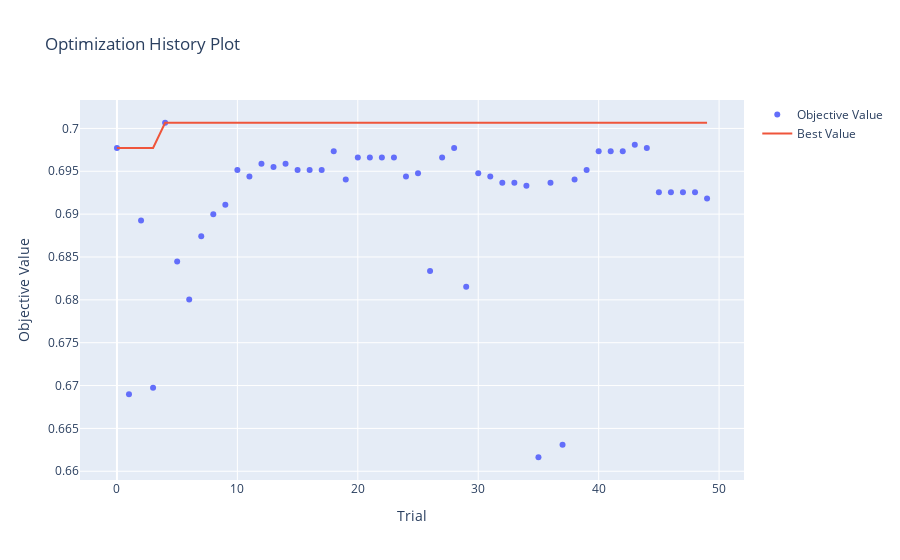
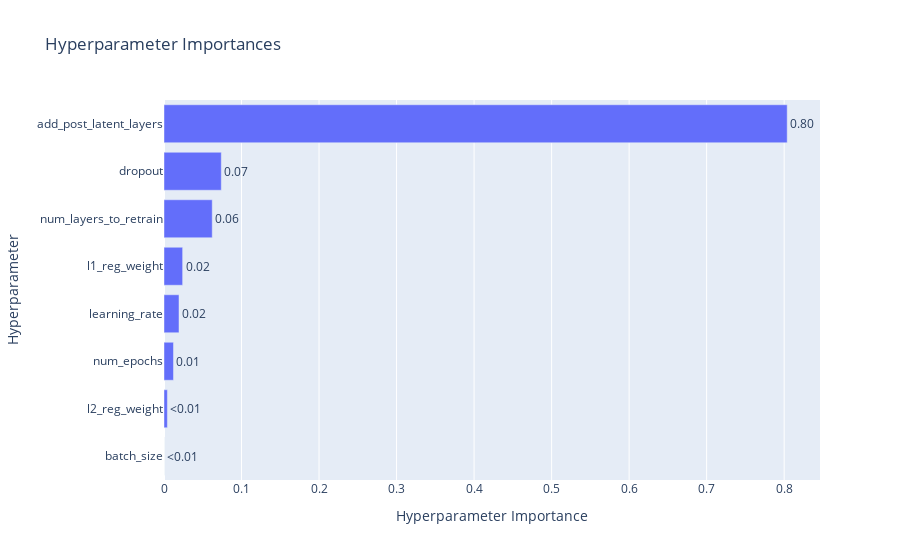

Notebook code for these charts, in order:
### Code cell
# Optionally, visualize the optimization history
try:
    import optuna.visualization as vis
    vis.plot_optimization_history(study).show()
    vis.plot_param_importances(study).show()
except ImportError:
    print("Optuna visualization is not available. Install optuna[visualization] for plotting.")

### Figure 1 — Plotly figure (JSON) as saved in the notebook; plotly's stock layout.template omitted (floating-point values rounded to 4 significant figures)
{"data": [{"mode": "markers", "name": "Objective Value", "type": "scatter", "x": [0, 1, 2, 3, 4, 5, 6, 7, 8, 9, 10, 11, 12, 13, 14, 15, 16, 17, 18, 19, 20, 21, 22, 23, 24, 25, 26, 27, 28, 29, 30, 31, 32, 33, 34, 35, 36, 37, 38, 39, 40, 41, 42, 43, 44, 45, 46, 47, 48, 49], "y": [0.6977, 0.669, 0.6892, 0.6697, 0.7007, 0.6845, 0.68, 0.6874, 0.69, 0.6911, 0.6951, 0.6944, 0.6959, 0.6955, 0.6959, 0.6951, 0.6951, 0.6951, 0.6973, 0.694, 0.6966, 0.6966, 0.6966, 0.6966, 0.6944, 0.6948, 0.6834, 0.6966, 0.6977, 0.6815, 0.6948, 0.6944, 0.6937, 0.6937, 0.6933, 0.6616, 0.6937, 0.6631, 0.694, 0.6951, 0.6973, 0.6973, 0.6973, 0.6981, 0.6977, 0.6926, 0.6926, 0.6926, 0.6926, 0.6918]}, {"mode": "lines", "name": "Best Value", "type": "scatter", "x": [0, 1, 2, 3, 4, 5, 6, 7, 8, 9, 10, 11, 12, 13, 14, 15, 16, 17, 18, 19, 20, 21, 22, 23, 24, 25, 26, 27, 28, 29, 30, 31, 32, 33, 34, 35, 36, 37, 38, 39, 40, 41, 42, 43, 44, 45, 46, 47, 48, 49], "y": [0.6977, 0.6977, 0.6977, 0.6977, 0.7007, 0.7007, 0.7007, 0.7007, 0.7007, 0.7007, 0.7007, 0.7007, 0.7007, 0.7007, 0.7007, 0.7007, 0.7007, 0.7007, 0.7007, 0.7007, 0.7007, 0.7007, 0.7007, 0.7007, 0.7007, 0.7007, 0.7007, 0.7007, 0.7007, 0.7007, 0.7007, 0.7007, 0.7007, 0.7007, 0.7007, 0.7007, 0.7007, 0.7007, 0.7007, 0.7007, 0.7007, 0.7007, 0.7007, 0.7007, 0.7007, 0.7007, 0.7007, 0.7007, 0.7007, 0.7007]}, {"marker": {"color": "#cccccc"}, "mode": "markers", "name": "Infeasible Trial", "showlegend": false, "type": "scatter", "x": [], "y": []}], "layout": {"title": {"text": "Optimization History Plot"}, "xaxis": {"title": {"text": "Trial"}}, "yaxis": {"title": {"text": "Objective Value"}}}}

### Figure 2 — Plotly figure (JSON) as saved in the notebook; plotly's stock layout.template omitted (floating-point values rounded to 4 significant figures)
{"data": [{"cliponaxis": false, "hovertemplate": ["batch_size (CategoricalDistribution): 0.0<extra></extra>", "l2_reg_weight (FloatDistribution): 0.004362569476314985<extra></extra>", "num_epochs (IntDistribution): 0.012209962884884788<extra></extra>", "learning_rate (FloatDistribution): 0.019352974312323683<extra></extra>", "l1_reg_weight (FloatDistribution): 0.024039959812766076<extra></extra>", "num_layers_to_retrain (CategoricalDistribution): 0.062225585048489455<extra></extra>", "dropout (FloatDistribution): 0.0739017515363567<extra></extra>", "add_post_latent_layers (CategoricalDistribution): 0.8039071969288645<extra></extra>"], "name": "Objective Value", "orientation": "h", "text": ["<0.01", "<0.01", "0.01", "0.02", "0.02", "0.06", "0.07", "0.80"], "textposition": "outside", "type": "bar", "x": [0, 0.004363, 0.01221, 0.01935, 0.02404, 0.06223, 0.0739, 0.8039], "y": ["batch_size", "l2_reg_weight", "num_epochs", "learning_rate", "l1_reg_weight", "num_layers_to_retrain", "dropout", "add_post_latent_layers"]}], "layout": {"title": {"text": "Hyperparameter Importances"}, "xaxis": {"title": {"text": "Hyperparameter Importance"}}, "yaxis": {"title": {"text": "Hyperparameter"}}}}
